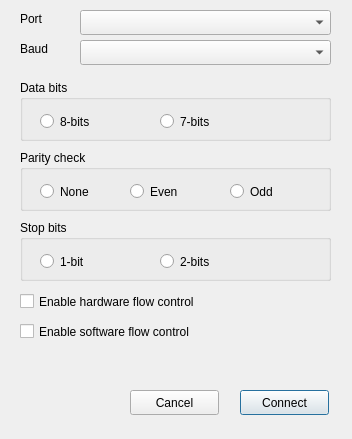
<?xml version="1.0" encoding="UTF-8"?>
<ui version="4.0">
 <class>ComSetupDlg</class>
 <widget class="QDialog" name="ComSetupDlg">
  <property name="geometry">
   <rect>
    <x>0</x>
    <y>0</y>
    <width>352</width>
    <height>439</height>
   </rect>
  </property>
  <property name="windowTitle">
   <string>Dialog</string>
  </property>
  <widget class="QLabel" name="label">
   <property name="geometry">
    <rect>
     <x>20</x>
     <y>10</y>
     <width>41</width>
     <height>17</height>
    </rect>
   </property>
   <property name="text">
    <string>Port</string>
   </property>
  </widget>
  <widget class="QComboBox" name="listPort">
   <property name="geometry">
    <rect>
     <x>80</x>
     <y>10</y>
     <width>251</width>
     <height>25</height>
    </rect>
   </property>
   <property name="maxCount">
    <number>20</number>
   </property>
  </widget>
  <widget class="QLabel" name="label_2">
   <property name="geometry">
    <rect>
     <x>20</x>
     <y>40</y>
     <width>41</width>
     <height>17</height>
    </rect>
   </property>
   <property name="text">
    <string>Baud</string>
   </property>
  </widget>
  <widget class="QComboBox" name="listBaud">
   <property name="geometry">
    <rect>
     <x>80</x>
     <y>40</y>
     <width>251</width>
     <height>25</height>
    </rect>
   </property>
   <property name="maxCount">
    <number>10</number>
   </property>
  </widget>
  <widget class="QPushButton" name="btnOK">
   <property name="geometry">
    <rect>
     <x>240</x>
     <y>390</y>
     <width>89</width>
     <height>25</height>
    </rect>
   </property>
   <property name="text">
    <string>Connect</string>
   </property>
  </widget>
  <widget class="QPushButton" name="btnCancel">
   <property name="geometry">
    <rect>
     <x>130</x>
     <y>390</y>
     <width>89</width>
     <height>25</height>
    </rect>
   </property>
   <property name="text">
    <string>Cancel</string>
   </property>
  </widget>
  <widget class="QGroupBox" name="Databits">
   <property name="geometry">
    <rect>
     <x>20</x>
     <y>80</y>
     <width>311</width>
     <height>61</height>
    </rect>
   </property>
   <property name="title">
    <string>Data bits</string>
   </property>
   <widget class="QRadioButton" name="db8">
    <property name="geometry">
     <rect>
      <x>20</x>
      <y>30</y>
      <width>112</width>
      <height>23</height>
     </rect>
    </property>
    <property name="text">
     <string>8-bits</string>
    </property>
   </widget>
   <widget class="QRadioButton" name="db7">
    <property name="geometry">
     <rect>
      <x>140</x>
      <y>30</y>
      <width>101</width>
      <height>23</height>
     </rect>
    </property>
    <property name="text">
     <string>7-bits</string>
    </property>
   </widget>
  </widget>
  <widget class="QGroupBox" name="Parity">
   <property name="geometry">
    <rect>
     <x>20</x>
     <y>150</y>
     <width>311</width>
     <height>61</height>
    </rect>
   </property>
   <property name="title">
    <string>Parity check</string>
   </property>
   <widget class="QRadioButton" name="pnone">
    <property name="geometry">
     <rect>
      <x>20</x>
      <y>30</y>
      <width>112</width>
      <height>23</height>
     </rect>
    </property>
    <property name="text">
     <string>None</string>
    </property>
   </widget>
   <widget class="QRadioButton" name="peven">
    <property name="geometry">
     <rect>
      <x>110</x>
      <y>30</y>
      <width>61</width>
      <height>23</height>
     </rect>
    </property>
    <property name="text">
     <string>Even</string>
    </property>
   </widget>
   <widget class="QRadioButton" name="podd">
    <property name="geometry">
     <rect>
      <x>210</x>
      <y>30</y>
      <width>61</width>
      <height>23</height>
     </rect>
    </property>
    <property name="text">
     <string>Odd</string>
    </property>
   </widget>
  </widget>
  <widget class="QGroupBox" name="Stopbits">
   <property name="geometry">
    <rect>
     <x>20</x>
     <y>220</y>
     <width>311</width>
     <height>61</height>
    </rect>
   </property>
   <property name="title">
    <string>Stop bits</string>
   </property>
   <widget class="QRadioButton" name="s1">
    <property name="geometry">
     <rect>
      <x>20</x>
      <y>30</y>
      <width>112</width>
      <height>23</height>
     </rect>
    </property>
    <property name="text">
     <string>1-bit</string>
    </property>
   </widget>
   <widget class="QRadioButton" name="s2">
    <property name="geometry">
     <rect>
      <x>140</x>
      <y>30</y>
      <width>101</width>
      <height>23</height>
     </rect>
    </property>
    <property name="text">
     <string>2-bits</string>
    </property>
   </widget>
  </widget>
  <widget class="QCheckBox" name="hfc">
   <property name="geometry">
    <rect>
     <x>20</x>
     <y>290</y>
     <width>291</width>
     <height>23</height>
    </rect>
   </property>
   <property name="text">
    <string>Enable hardware flow control</string>
   </property>
  </widget>
  <widget class="QCheckBox" name="sfc">
   <property name="geometry">
    <rect>
     <x>20</x>
     <y>320</y>
     <width>291</width>
     <height>23</height>
    </rect>
   </property>
   <property name="text">
    <string>Enable software flow control</string>
   </property>
  </widget>
 </widget>
 <resources/>
 <connections>
  <connection>
   <sender>btnCancel</sender>
   <signal>clicked()</signal>
   <receiver>ComSetupDlg</receiver>
   <slot>reject()</slot>
   <hints>
    <hint type="sourcelabel">
     <x>194</x>
     <y>272</y>
    </hint>
    <hint type="destinationlabel">
     <x>199</x>
     <y>149</y>
    </hint>
   </hints>
  </connection>
 </connections>
</ui>
